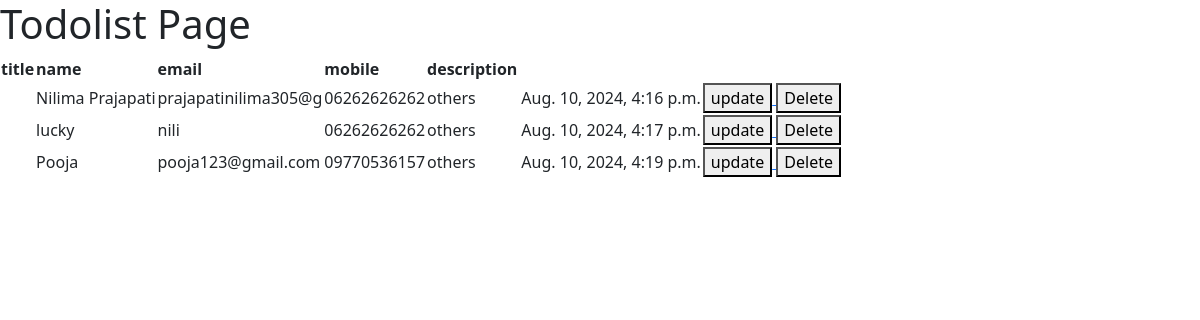
The page /todos/ on the database its author committed.
### todo/models.py (models this page shows)
class Todo(models.Model):
    Title=models.CharField(max_length=255)
    name=models.CharField(max_length=50)
    email=models.CharField(max_length=20)
    mobile=models.CharField(max_length=20)
    description=models.CharField(max_length=255)
    created_at=models.DateTimeField(auto_now_add=True)
    updated_at=models.DateTimeField(auto_now=True)

### todo/views.py (the view)
# urls.py: url(r'^todos/$',todolist, name="todolist"), #configuring views.py function with project
def todolist(request):
    allfeedback=Todo.objects.all()
    return render(request,'todolist.html',{'all':allfeedback})

### templates/todolist.html
{% extends "base.html" %}
{%block content %}
<h1>Todolist Page</h1>
<table>
    <thead>
        <tr>
            <th>title</th>
            <th>name</th>
            <th>email</th>
            <th>mobile</th>
            <th>description</th>
         </tr>
    </thead>
    <tbody>
        {%for todo in all%}
        <tr>
            <td>{{todo.title}}</td>
            <td>{{todo.name}}</td>
            <td>{{todo.email}}</td>
            <td>{{todo.mobile}}</td>
            <td>{{todo.description}}</td>
            <td>{{todo.create_at}}</td>
            <td>{{todo.updated_at}}</td>
            <td>
            <a href="{%url 'todo:todoedit' todo.id%}">
                <button>update</button>
            </a>
            <a href="{%url 'todo:tododelete' todo.id%}">
                <button>Delete</button>
            </a>
            </td>
        </tr>
        {%endfor%}
    </tbody>
</table>
{%endblock%}

### templates/base.html (shortened to what this page needs)
<!DOCTYPE html>
<html lang="en">
<head>
    <link href="https://cdn.jsdelivr.net/npm/bootstrap@5.1.3/dist/css/bootstrap.min.css" rel="stylesheet">
</head>
<body>
    {%block content%}
    {%endblock%}
</body>
</html>

### rows shown on the page
Todo: name "Nilima Prajapati", email "prajapatinilima305@g", mobile "06262626262", description "others", updated_at "Aug. 10, 2024, 4:16 p.m."
Todo: name "lucky", email "nili", mobile "06262626262", description "others", updated_at "Aug. 10, 2024, 4:17 p.m."
Todo: name "Pooja", email "pooja123@gmail.com", mobile "09770536157", description "others", updated_at "Aug. 10, 2024, 4:19 p.m."
